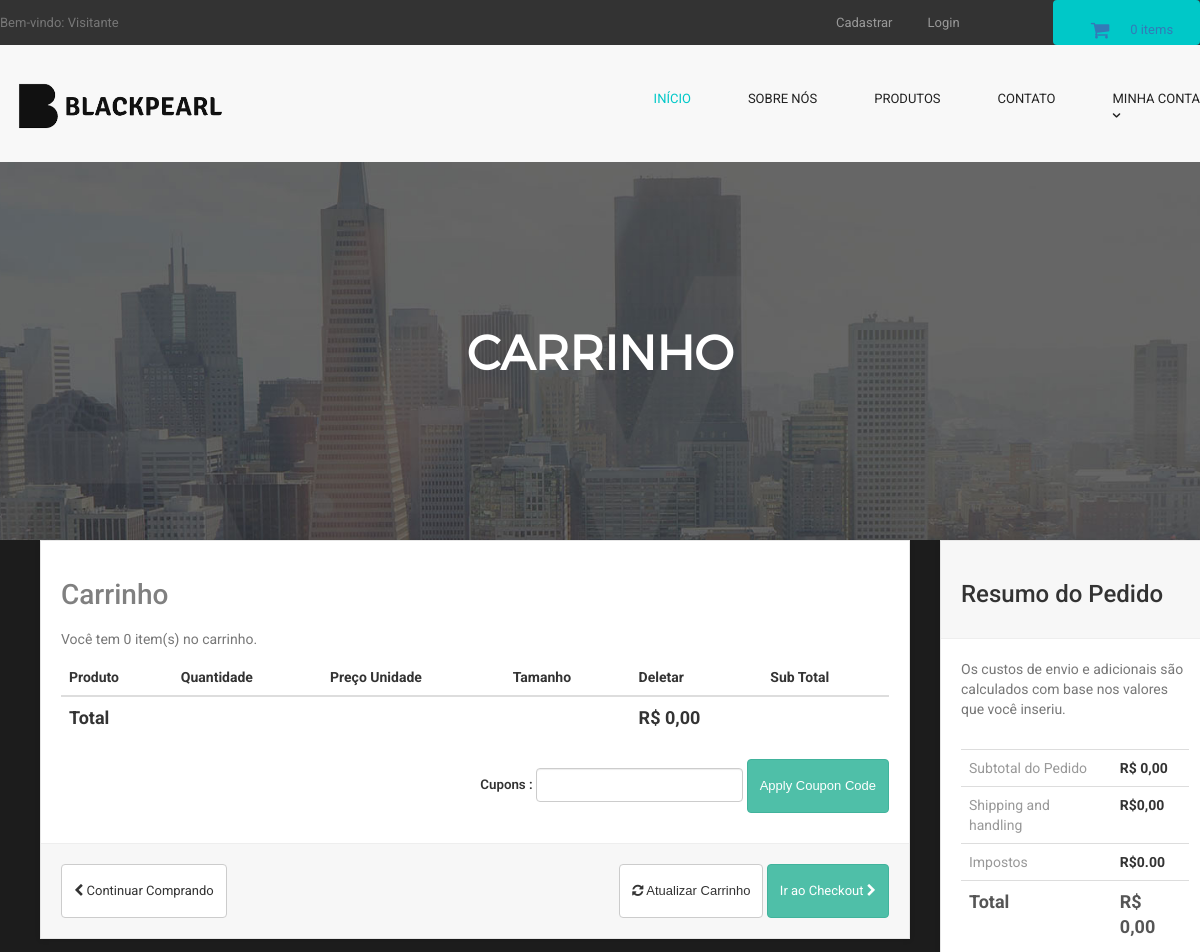
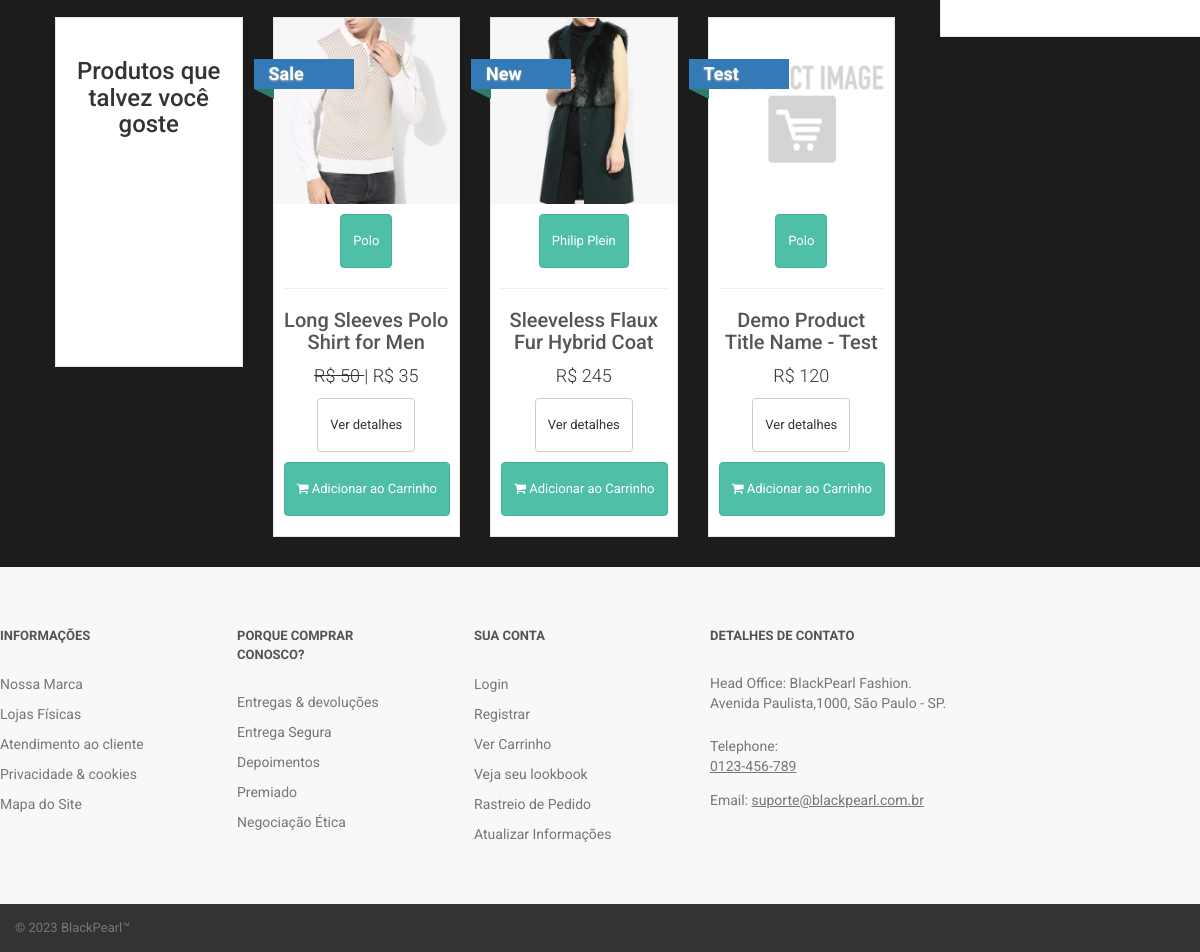
The page /cart_body.php on the database its author committed (2 pictures, top to bottom).
### tables this page shows
CREATE TABLE `products` (
  `product_id` int(10) NOT NULL,
  `p_cat_id` int(10) NOT NULL,
  `cat_id` int(10) NOT NULL,
  `manufacturer_id` int(10) NOT NULL,
  `date` timestamp NOT NULL DEFAULT CURRENT_TIMESTAMP ON UPDATE CURRENT_TIMESTAMP,
  `product_title` text NOT NULL,
  `product_url` text NOT NULL,
  `product_img1` text NOT NULL,
  `product_img2` text NOT NULL,
  `product_img3` text NOT NULL,
  `product_price` int(10) NOT NULL,
  `product_psp_price` int(100) NOT NULL,
  `product_desc` text NOT NULL,
  `product_features` text NOT NULL,
  `product_video` text NOT NULL,
  `product_keywords` text NOT NULL,
  `product_label` text NOT NULL,
  `status` varchar(255) NOT NULL
);

CREATE TABLE `manufacturers` (
  `manufacturer_id` int(10) NOT NULL,
  `manufacturer_title` text NOT NULL,
  `manufacturer_top` text NOT NULL,
  `manufacturer_image` text NOT NULL
);

### cart_body.php (the view, shortened to what this page needs)
<?php
include("includes/db.php");
include("includes/header.php");
include("functions/functions.php");
include("includes/main.php");
?>
  <main>
    <div class="nero">
      <div class="nero__heading">
        <span class="nero__bold">Carrinho</span>
      </div>
    </div>
  </main>
<div id="content" >
<div class="container" >
<div class="col-md-9" id="cart" >
<div class="box" >
<form action="cart.php" method="post" enctype="multipart-form-data" >
<h1> Carrinho </h1>
<?php
$ip_add = getRealUserIp();
$select_cart = "select * from cart where ip_add='$ip_add'";
$run_cart = mysqli_query($con,$select_cart);
$count = mysqli_num_rows($run_cart);
?>
<p class="text-muted" > Você tem <?php echo $count; ?> item(s) no carrinho. </p>
<div class="table-responsive" >
<table class="table" >
<thead>
<tr>
<th colspan="2" >Produto</th>
<th>Quantidade</th>
<th>Preço Unidade</th>
<th>Tamanho</th>
<th colspan="1">Deletar</th>
<th colspan="2"> Sub Total </th>
</tr>
</thead>
<?php
$total = 0;
?>
<tfoot>
<tr>
<th colspan="5"> Total </th>
<th colspan="2"> R$ <?php echo $total; ?>,00 </th>
</tr>
</tfoot>
</table>
<div class="form-inline pull-right">
<div class="form-group">
<label>Cupons :</label>
<input type="text" name="code" class="form-control">
</div>
<input class="btn btn-primary" type="submit" name="apply_coupon" value="Apply Coupon Code" >
</div>
</div>
<div class="box-footer">
<div class="pull-left">
<a href="index.php" class="btn btn-default">
<i class="fa fa-chevron-left"></i> Continuar Comprando
</a>
</div>
<div class="pull-right">
<button class="btn btn-default" type="submit" name="update" value="Update Cart">
<i class="fa fa-refresh"></i> Atualizar Carrinho
</button>
<a href="checkout.php" class="btn btn-primary">
Ir ao Checkout <i class="fa fa-chevron-right"></i>
</a>
</div>
</div>
</form>
</div>
<div id="row same-height-row">
<div class="col-md-3 col-sm-6">
<div class="box same-height headline">
<h3 class="text-center"> Produtos que talvez você goste </h3>
</div>
</div>
<?php
$get_products = "select * from products order by rand() LIMIT 0,3";
$run_products = mysqli_query($con,$get_products);
while($row_products=mysqli_fetch_array($run_products)){
$pro_title = $row_products['product_title'];
$pro_price = $row_products['product_price'];
$pro_img1 = $row_products['product_img1'];
$pro_label = $row_products['product_label'];
$manufacturer_id = $row_products['manufacturer_id'];
$get_manufacturer = "select * from manufacturers where manufacturer_id='$manufacturer_id'";
$run_manufacturer = mysqli_query($db,$get_manufacturer);
$row_manufacturer = mysqli_fetch_array($run_manufacturer);
$manufacturer_name = $row_manufacturer['manufacturer_title'];
$pro_psp_price = $row_products['product_psp_price'];
$pro_url = $row_products['product_url'];
if($pro_label == "Sale" or $pro_label == "Gift"){
$product_price = "<del> R$ $pro_price </del>";
$product_psp_price = "| R$ $pro_psp_price";
}
else{
$product_psp_price = "";
$product_price = "R$ $pro_price";
}
if($pro_label == ""){
}
else{
$product_label = "
<a class='label sale' href='#' style='color:black;'>
<div class='thelabel'>$pro_label</div>
<div class='label-background'> </div>
</a>
";
}
echo "
<div class='col-md-3 col-sm-6 center-responsive' >
<div class='product' >
<a href='$pro_url' >
<img src='admin_area/product_images/$pro_img1' class='img-responsive' >
</a>
<div class='text' >
<center>
<p class='btn btn-primary'> $manufacturer_name </p>
</center>
<hr>
<h3><a href='$pro_url' >$pro_title</a></h3>
<p class='price' > $product_price $product_psp_price </p>
<p class='buttons' >
<a href='$pro_url' class='btn btn-default' >Ver detalhes</a>
<a href='$pro_url' class='btn btn-primary'>
<i class='fa fa-shopping-cart'></i> Adicionar ao Carrinho
</a>
</p>
</div>
$product_label
</div>
</div>
";
}
?>
</div>
</div>
<div class="col-md-3">
<div class="box" id="order-summary">
<div class="box-header">
<h3>Resumo do Pedido</h3>
</div>
<p class="text-muted">
Os custos de envio e adicionais são calculados com base nos valores que você inseriu.
</p>
<div class="table-responsive">
<table class="table">
<tbody>
<tr>
<td>Subtotal do Pedido </td>
<th> R$ <?php echo $total; ?>,00 </th>
</tr>
<tr>
<td> Shipping and handling </td>
<th>R$0,00</th>
</tr>
<tr>
<td>Impostos</td>
<th>R$0.00</th>
</tr>
<tr class="total">
<td>Total</td>
<th>R$ <?php echo $total; ?>,00</th>
</tr>
</tbody>
</table>
</div>
</div>
</div>
</div>
</div>
<?php
include("includes/footer.php");
?>
</body>

### styles/backend.css (style rules this page uses)
html { font-family: "Roboto", Helvetica, Arial, sans-serif; line-height: 1.15; -ms-text-size-adjust: 100%; -webkit-text-size-adjust: 100% }
body { margin: 0 }
h1 { font-size: 2em; margin: .67em 0; color:#808080 }
figcaption, figure, main { display: block }
hr { box-sizing: content-box; height: 0; overflow: visible }
a { background-color: transparent; -webkit-text-decoration-skip: objects }
img { border-style: none }
button, input, optgroup, select, textarea { font-family: sans-serif; font-size: 100%; line-height: 1.15; margin: 0 }
button, input { overflow: visible }
button, select { text-transform: none }
[type=reset], [type=submit], button, html [type=button] { -webkit-appearance: button }
html { box-sizing: border-box }
body { min-width: 1190px; font-family: Montserrat, sans-serif; font-weight: 400; background-color: white; }
.container { width: 1170px; margin: 0 auto }
img { max-width: 100%; height: auto }
.btn { display: inline-block; vertical-align: top; font-size: 13px; line-height: 40px; text-decoration: none; -webkit-transition: .3s; transition: .3s }
.nero { padding-top: 160px; padding-bottom: 140px; font-family: 'montserratlight', sans-serif; text-align: center; text-transform: uppercase; color: #FFF; background: #666 url("../images/banner-ave.jpg") no-repeat; background-size: cover; background-position: center; }
.nero__heading { font-size: 48px; }
.nero__bold { font-weight: 700; }

### styles/style.css (style rules this page uses)
body { font-family: "Roboto", Helvetica, Arial, sans-serif; font-size: 14px; line-height: 1.42857143; color: #333333; background-color: #1C1C1C; overflow-x: hidden; }
.btn-primary { color:rgb(255, 255, 255); background-color:rgb(79, 191, 168); border-color:rgb(65, 179, 156); }
.box { background: #fff; margin: 0 0 30px; border: solid 1px #e6e6e6; box-sizing: border-box; padding:20px; box-shadow: 0 1px 5px rgba(0, 0, 0, 0.1); }
#content { padding-left:25px; }
#content .product { background:#fff; border: solid 1px #e6e6e6; box-sizing: border-box; margin-bottom: 30px; }
#content .product .text p.price { font-size:18px; text-align:center; font-weight:300; }
#content .product .text .buttons { clear:both; text-align:center; }
#content .product .text h3 { text-align:center; font-size:20px; }
#content .product .text h3 a { color:rgb(85, 85, 85); }
#content .product .text { padding:10px 10px 0px; }
#content .product .text .buttons .btn { margin-bottom:10px; }
#content .headline { height: 350px; }
#content #cart .table tfoot { font-size:18px; }
.box .box-footer { background: #f7f7f7; margin: 30px -20px -20px; padding:20px; border-top: solid 1px #eeeeee; }
.box .box-footer:before, .box .box-footer:after { content:" "; display: table; }
.box .box-footer:after { clear:both; }
.box .box-header { background:#f7f7f7; margin:-20px -20px 20px; padding:20px; border-bottom: solid 1px #eeeeee; }
#content #order-summary table { margin-top: 20px; }
#content #order-summary table td { color: #999999; }
#content #order-summary table tr.total td, #content #order-summary table tr.total th { font-size: 18px; color:#555555; font-weight: 700; }
.label { text-decoration : none; position: absolute; top: 50px; padding-left:51px; z-index: 20; }
.label .thelabel { position: relative; width: 100px; padding: 6px 50px 6px 15px; margin: 40px 50px 10px -71px; color: #fff; font-size:18px; font-weight:bold; background-color: #337ab7; text-shadow: 0px 1px 2px #bbb ; }
.label .thelabel:before, .label .thelabel:after { content: ''; position: absolute; width:0; height:0; }
.label .thelabel:after { left: 0px; top: 100%; border-width : 5px 10px; border-style: solid; border-color: #2d7b6b #2d7b6b transparent transparent; }
.label.sale { top: 0; }

### styles/payment.css (style rules this page uses)
* { margin: 0; padding: 0; box-sizing: border-box; }
label { font-weight: 600; font-size:10pt; margin-top: 16px; }

### styles/shipping.css (style rules this page uses)
html { background-color: black; font-family: Helvetica; }
button { background-color: #4c007d; border: none; font-size: 16px; color: white; padding: 10px; cursor: pointer; outline: none; }
.container { width: 1200px; }

### rows shown on the page
products: product_img1 (picture), manufacturer.manufacturer_title "Polo", product_title "Long Sleeves Polo Shirt for Men", product_price "50", product_psp_price "| R$ 35", product_label "Sale"
products: product_img1 (picture), manufacturer.manufacturer_title "Philip Plein", product_title "Sleeveless Flaux Fur Hybrid Coat", product_price "R$ 245", product_label "New"
products: product_img1 (placeholder picture), manufacturer.manufacturer_title "Polo", product_title "Demo Product Title Name - Test", product_price "R$ 120", product_label "Test"

### other values the page prints
$count_items "0"
$count "0"
$total "0"
